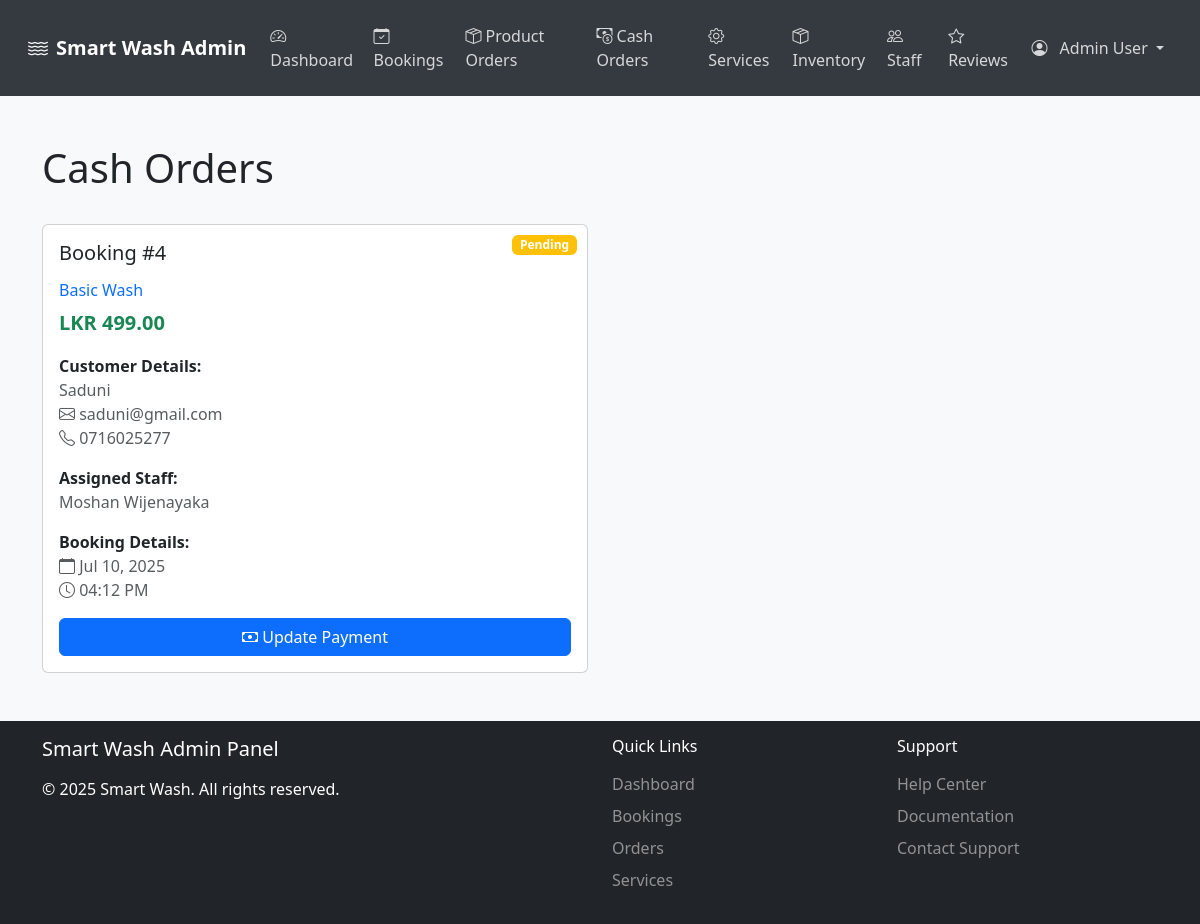
Page /Sample/cash-orders.php (signed in) on the committed database.
### tables this page shows
CREATE TABLE `bookings` (
  `id` int(11) NOT NULL,
  `customer_id` int(11) NOT NULL,
  `service_id` int(11) NOT NULL,
  `amount` decimal(10,2) NOT NULL,
  `staff_id` int(11) DEFAULT NULL,
  `booking_date` date NOT NULL,
  `booking_time` time NOT NULL,
  `vehicle_type` enum('car','suv','van','bike') NOT NULL,
  `vehicle_number` varchar(20) NOT NULL,
  `status` enum('pending','confirmed','in_progress','completed','cancelled') DEFAULT 'pending',
  `payment_status` enum('pending','paid','cancelled') DEFAULT 'pending',
  `payment_method` enum('cash','card','upi') DEFAULT 'cash',
  `amount_paid` decimal(10,2) DEFAULT NULL,
  `payment_date` timestamp NULL DEFAULT NULL,
  `notes` text DEFAULT NULL,
  `completed_at` timestamp NULL DEFAULT NULL,
  `created_at` timestamp NOT NULL DEFAULT current_timestamp(),
  `updated_at` timestamp NOT NULL DEFAULT current_timestamp() ON UPDATE current_timestamp()
);

CREATE TABLE `services` (
  `id` int(11) NOT NULL,
  `name` varchar(255) NOT NULL,
  `description` text DEFAULT NULL,
  `price` decimal(10,2) NOT NULL,
  `duration` int(11) NOT NULL COMMENT 'Duration in minutes',
  `vehicle_types` longtext DEFAULT NULL COMMENT 'Array of supported vehicle types' CHECK (json_valid(`vehicle_types`)),
  `status` enum('active','inactive') DEFAULT 'active',
  `image_url` varchar(255) DEFAULT NULL,
  `created_at` timestamp NOT NULL DEFAULT current_timestamp(),
  `updated_at` timestamp NOT NULL DEFAULT current_timestamp() ON UPDATE current_timestamp()
);

CREATE TABLE `customers` (
  `id` int(11) NOT NULL,
  `name` varchar(100) NOT NULL,
  `email` varchar(100) NOT NULL,
  `phone` varchar(15) NOT NULL,
  `password_hash` varchar(255) NOT NULL,
  `status` enum('active','inactive') DEFAULT 'active',
  `last_login` timestamp NULL DEFAULT NULL,
  `last_logout` timestamp NULL DEFAULT NULL,
  `created_at` timestamp NOT NULL DEFAULT current_timestamp(),
  `updated_at` timestamp NOT NULL DEFAULT current_timestamp() ON UPDATE current_timestamp()
);

CREATE TABLE `staff` (
  `id` int(11) NOT NULL,
  `name` varchar(100) NOT NULL,
  `email` varchar(100) NOT NULL,
  `phone` varchar(15) DEFAULT NULL,
  `profile_image` varchar(255) DEFAULT NULL,
  `password_hash` varchar(255) NOT NULL,
  `role` enum('admin','manager','washer') NOT NULL,
  `shift` enum('morning','afternoon','evening') DEFAULT NULL,
  `status` enum('active','inactive') DEFAULT 'active',
  `specialization` varchar(100) DEFAULT NULL,
  `created_at` timestamp NOT NULL DEFAULT current_timestamp(),
  `updated_at` timestamp NOT NULL DEFAULT current_timestamp() ON UPDATE current_timestamp()
);

### Sample/cash-orders.php (the view, shortened to what this page needs)
<?php
$db = new Database();
$conn = $db->getConnection();
$bookings_query = "SELECT b.*, c.name as customer_name, c.email as customer_email, c.phone as customer_phone,
                   s.name as service_name, s.price as service_price,
                   st.name as staff_name
                   FROM bookings b
                   JOIN customers c ON b.customer_id = c.id
                   JOIN services s ON b.service_id = s.id
                   LEFT JOIN staff st ON b.staff_id = st.id
                   WHERE b.payment_method = 'cash'
                   ORDER BY b.booking_date DESC";
$bookings_result = mysqli_query($conn, $bookings_query);
?>
<!DOCTYPE html>
<html lang="en">
<head>
  <link href="https://cdn.jsdelivr.net/npm/bootstrap@5.3.0-alpha1/dist/css/bootstrap.min.css" rel="stylesheet">
  <link href="https://cdn.jsdelivr.net/npm/bootstrap-icons@1.10.3/font/bootstrap-icons.css" rel="stylesheet">
  <link href="admin-styles.css" rel="stylesheet">
</head>
<body class="bg-light">
  <?php include('admin-navbar.php'); ?>
  <main class="py-5">
    <div class="container">
      <div class="d-flex justify-content-between align-items-center mb-4">
        <h1>Cash Orders</h1>
      </div>
      <div class="row g-4">
        <?php
        if ($bookings_result && mysqli_num_rows($bookings_result) > 0) {
          while ($booking = mysqli_fetch_assoc($bookings_result)) {
            $statusClass = 'secondary';
            switch ($booking['payment_status']) {
              case 'pending':
                $statusClass = 'warning';
                break;
            }
            ?>
            <div class="col-md-6">
              <div class="card booking-card h-100">
                <div class="card-body">
                  <span class="badge bg-<?php echo $statusClass; ?> status-badge">
                    <?php echo ucfirst($booking['payment_status']); ?>
                  </span>
                  <h5 class="card-title mb-3">Booking #<?php echo $booking['id']; ?></h5>
                  <div class="mb-3">
                    <h6 class="text-primary"><?php echo htmlspecialchars($booking['service_name']); ?></h6>
                    <div class="price">LKR <?php echo number_format($booking['service_price'], 2); ?></div>
                  </div>
                  <div class="mb-3">
                    <strong>Customer Details:</strong>
                    <div class="text-muted">
                      <div><?php echo htmlspecialchars($booking['customer_name']); ?></div>
                      <div><i class="bi bi-envelope"></i> <?php echo htmlspecialchars($booking['customer_email']); ?></div>
                      <div><i class="bi bi-telephone"></i> <?php echo htmlspecialchars($booking['customer_phone']); ?></div>
                    </div>
                  </div>
                  <?php if (!empty($booking['staff_name'])): ?>
                    <div class="mb-3">
                      <strong>Assigned Staff:</strong>
                      <div class="text-muted"><?php echo htmlspecialchars($booking['staff_name']); ?></div>
                    </div>
                  <?php endif; ?>
                  <div class="mb-3">
                    <strong>Booking Details:</strong>
                    <div class="text-muted">
                      <div>
                        <i class="bi bi-calendar"></i>
                        <?php echo date('M d, Y', strtotime($booking['booking_date'])); ?>
                      </div>
                      <div>
                        <i class="bi bi-clock"></i>
                        <?php echo date('h:i A', strtotime($booking['booking_time'])); ?>
                      </div>
                    </div>
                  </div>
                  <?php if ($booking['payment_status'] !== 'paid'): ?>
                    <button class="btn btn-primary w-100"
                            onclick="updatePayment(<?php echo htmlspecialchars(json_encode($booking)); ?>)">
                      <i class="bi bi-cash"></i> Update Payment
                    </button>
                  <?php endif; ?>
                </div>
              </div>
            </div>
            <?php
            }
        } else {
          echo '<div class="col-12"><div class="alert alert-info">No cash orders found.</div></div>';
        }
        ?>
      </div>
    </div>
  </main>
  <?php include('admin-footer.php'); ?>
</body>
</html>

### Sample/admin-styles.css (style rules this page uses)
html, body { height: 100%; }
body { display: flex; flex-direction: column; min-height: 100vh; }
main { flex: 1 0 auto; }
.status-badge { position: absolute; top: 10px; right: 10px; }
.price { font-size: 1.25rem; font-weight: bold; color: #198754; }

### rows in the picture
bookings: payment_status "Pending", id "4", service.name "Basic Wash", service.price "499.00", customer.name "Saduni", customer.email "saduni@gmail.com", customer.phone "0716025277", staff.name "Moshan Wijenayaka", booking_date "Jul 10, 2025", booking_time "04:12 PM"

### other values in the picture
$_SESSION['admin_name'] "Admin User"
